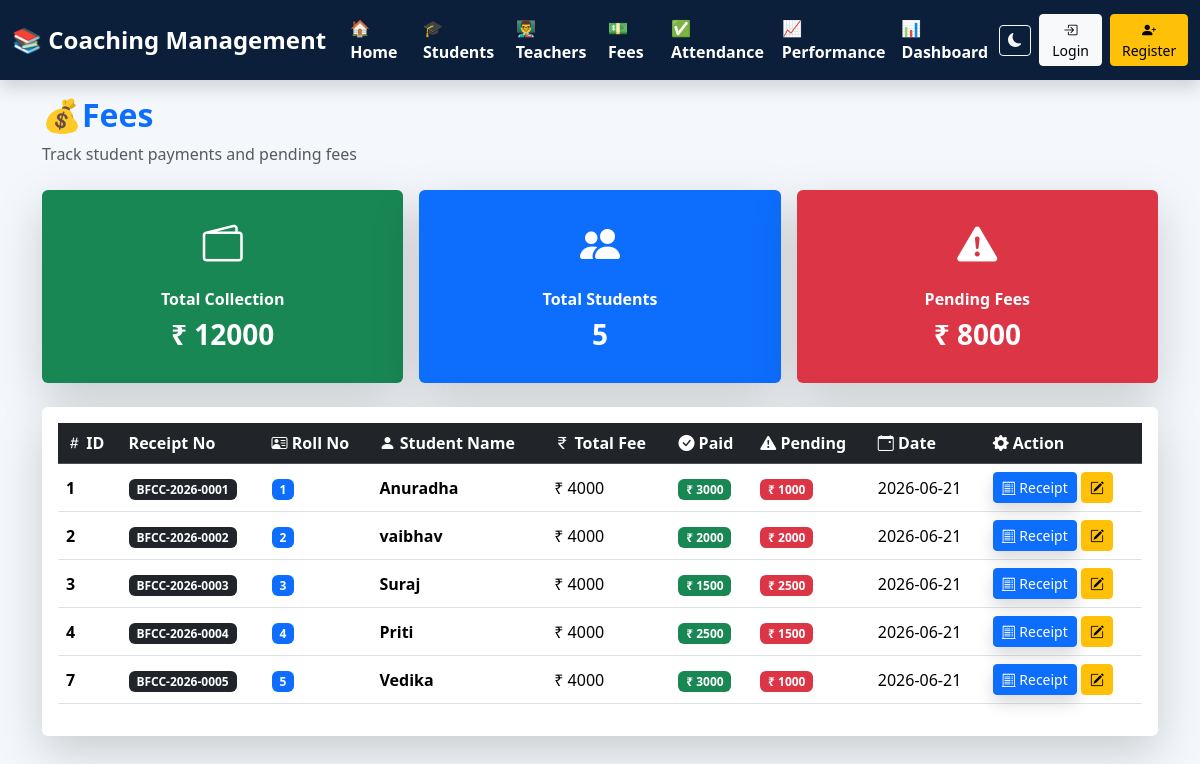
The page /fees on the database as committed earlier.
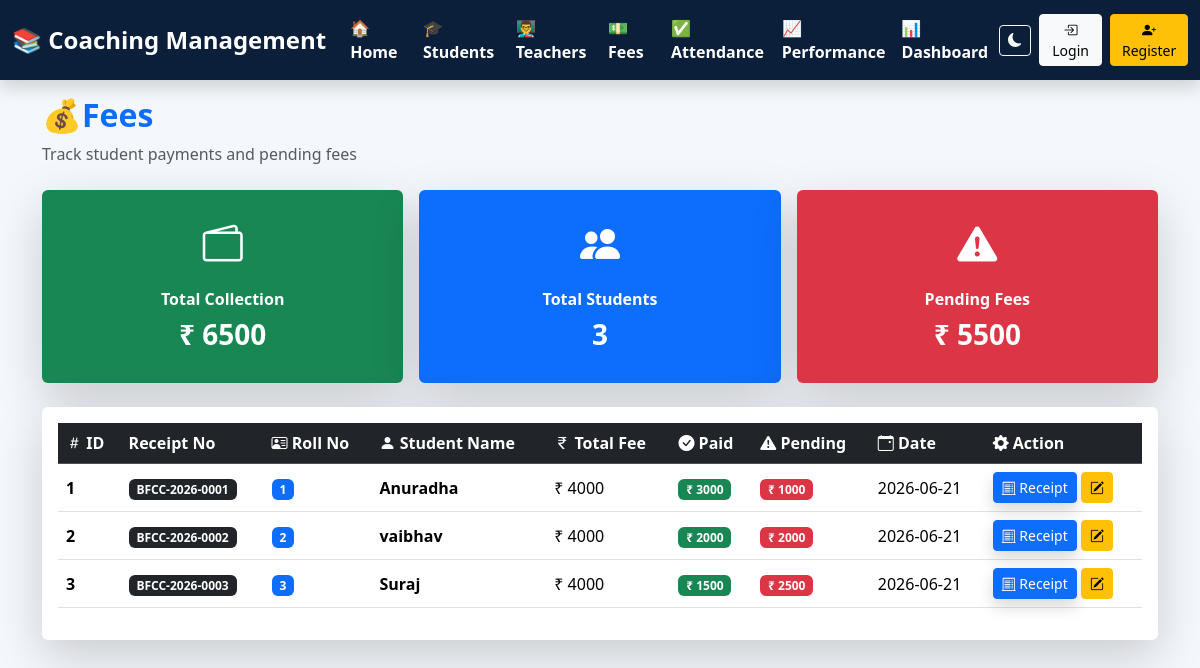
The same page on the database as committed later.
### tables this page shows
CREATE TABLE fees(

        id INTEGER PRIMARY KEY AUTOINCREMENT,
        receipt_no TEXT UNIQUE,
        student_id INTEGER NOT NULL,
        total_fee INTEGER NOT NULL,
        paid_fee INTEGER NOT NULL,
        date TEXT NOT NULL,

        FOREIGN KEY(student_id)
        REFERENCES students(id)
        ON DELETE CASCADE

    );

CREATE TABLE students(

        id INTEGER PRIMARY KEY AUTOINCREMENT,
        roll_no INTEGER UNIQUE,
        name TEXT,
        father_name TEXT,
        surname TEXT,
        mobile TEXT,
        course TEXT,
        batch TEXT,
        address TEXT,
        admission_date TEXT,
        status TEXT

    , photo TEXT DEFAULT 'default.png');

### app.py (the view)
@app.route("/fees")
def fees():
    conn = get_connection()
    fees = conn.execute("""
    SELECT
    fees.id,
    fees.receipt_no,
    students.roll_no,
    students.name,
    fees.total_fee,
    fees.paid_fee,
    fees.date

    FROM fees
    INNER JOIN students
    ON fees.student_id = students.id
    ORDER BY fees.id ASC

    """).fetchall()
    total_collection = conn.execute("""
    SELECT IFNULL(SUM(paid_fee),0)
    FROM fees
    """).fetchone()[0]
    total_students = conn.execute("""
    SELECT COUNT(*)
    FROM students
    """).fetchone()[0]
    pending_fee = conn.execute("""
    SELECT IFNULL(SUM(total_fee-paid_fee),0)
    FROM fees
    """).fetchone()[0]
    conn.close()
    return render_template(
        "fees.html",
        fees=fees,
        total_collection=total_collection,
        total_students=total_students,
        pending_fee=pending_fee,
    )

### db.py (called while the page is built)
def get_connection():
    conn = sqlite3.connect(DATABASE)
    conn.row_factory = sqlite3.Row
    conn.execute("PRAGMA foreign_keys = ON")
    return conn

### templates/fees.html (shortened to what this page needs)
{% extends "base.html" %}
{% block content %}
<div class="d-flex justify-content-between align-items-center mb-4 flex-wrap">
<div>
<h2 class="fw-bold text-primary">
💰Fees
</h2>
<p class="text-muted mb-0">
Track student payments and pending fees
</p>
</div>
</div>
<div class="row g-3 mb-4">
<div class="col-md-4">
<div class="card shadow-lg border-0 text-center p-4 bg-success text-white">
<i class="bi bi-wallet2 fs-1"></i>
<h6 class="mt-3 fw-bold">
Total Collection
</h6>
<h3 class="fw-bold">
₹ {{ total_collection }}
</h3>
</div>
</div>
<div class="col-md-4">
<div class="card shadow-lg border-0 text-center p-4 bg-primary text-white">
<i class="bi bi-people-fill fs-1"></i>
<h6 class="mt-3 fw-bold">
Total Students
</h6>
<h3 class="fw-bold">
{{ total_students }}
</h3>
</div>
</div>
<div class="col-md-4">
<div class="card shadow-lg border-0 text-center p-4 bg-danger text-white">
<i class="bi bi-exclamation-triangle-fill fs-1"></i>
<h6 class="mt-3 fw-bold">
Pending Fees
</h6>
<h3 class="fw-bold">
₹ {{ pending_fee }}
</h3>
</div>
</div>
</div>
<div class="card shadow-lg border-0 p-3">
<div class="table-responsive">
<table class="table table-hover align-middle">
<thead class="table-dark">
<tr>
<th>
<i class="bi bi-hash"></i>
ID
</th>
<th>
    Receipt No
</th>
<th>
<i class="bi bi-person-vcard"></i>
Roll No
</th>
<th>
<i class="bi bi-person-fill"></i>
Student Name
</th>
<th>
<i class="bi bi-currency-rupee"></i>
Total Fee
</th>
<th>
<i class="bi bi-check-circle-fill"></i>
Paid
</th>
<th>
<i class="bi bi-exclamation-triangle-fill"></i>
Pending
</th>
<th>
<i class="bi bi-calendar-event"></i>
Date
</th>
<th>
<i class="bi bi-gear-fill"></i>
Action
</th>
</tr>
</thead>
<tbody>
{% for f in fees %}
<tr>
<td class="fw-bold">
{{ f.id }}
</td>
<td>
    <span class="badge bg-dark">
        {{ f.receipt_no }}
    </span>
</td>
<td>
<span class="badge bg-primary">
{{ f.roll_no }}
</span>
</td>
<td class="fw-semibold">
{{ f.name }}
</td>
<td>
₹ {{ f.total_fee }}
</td>
<td>
<span class="badge bg-success">
₹ {{ f.paid_fee }}
</span>
</td>
<td>
<span class="badge bg-danger">
₹ {{ f.total_fee - f.paid_fee }}
</span>
</td>
<td>
{{ f.date }}
</td>
<td>
<a href="/fee_receipt/{{ f.id }}"
class="btn btn-primary btn-sm shadow">
<i class="bi bi-receipt-cutoff"></i>
Receipt
</a>
<a href="/edit_fee/{{ f.id }}"
class="btn btn-warning btn-sm ">
    <i class="bi bi-pencil-square"></i>
</td>
</tr>
{% endfor %}
</tbody>
</table>
</div>
</div>
{% endblock %}

### templates/base.html (shortened to what this page needs)
<!DOCTYPE html>
<html lang="en">
<head>
<link href="https://cdn.jsdelivr.net/npm/bootstrap@5.3.3/dist/css/bootstrap.min.css"
rel="stylesheet">
<link href="https://cdn.jsdelivr.net/npm/bootstrap-icons@1.11.3/font/bootstrap-icons.css"
rel="stylesheet">
</head>
<body>
<nav class="navbar navbar-expand-lg navbar-dark shadow sticky-top"
style="background-color:#0b1f3a;">
<div class="container-fluid">
<a class="navbar-brand fw-bold fs-4"
href="/">
📚 Coaching Management
</a>
<div class="collapse navbar-collapse"
id="navbarNav">
<ul class="navbar-nav me-auto mb-2 mb-lg-0">
<li class="nav-item">
<a class="nav-link fw-bold fs-6 text-white" href="/">
🏠 Home
</a>
</li>
<li class="nav-item">
<a class="nav-link fw-bold fs-6 text-white" href="/students">
🎓 Students
</a>
</li>
<li class="nav-item">
<a class="nav-link fw-bold fs-6 text-white" href="/teachers">
👨‍🏫 Teachers
</a>
</li>
<li class="nav-item">
<a class="nav-link fw-bold fs-6 text-white" href="/fees">
💵 Fees
</a>
</li>
<li class="nav-item">
<a class="nav-link fw-bold fs-6 text-white" href="/attendance">
✅ Attendance
</a>
</li>
<li class="nav-item">
<a class="nav-link fw-bold fs-6 text-white" href="{{url_for('performance')}}">
📈 Performance
</a>
</li>
<li class="nav-item">
<a class="nav-link fw-bold fs-6 text-white" href="/dashboard">
📊 Dashboard
</a>
</li>
</ul>
<button class="btn btn-outline-light btn-sm me-lg-2 mb-2 mb-lg-0"
onclick="darkMode()">
<i class="bi bi-moon-fill"></i>
</button>
{% if session.get("username") %}
<div class="dropdown">
    <button class="btn btn-dark dropdown-toggle d-flex align-items-center"
            type="button"
            data-bs-toggle="dropdown">
        <i class="bi bi-person-circle fs-5 me-2"></i>
        {{session["username"]}}
    </button>
      <ul class="dropdown-menu dropdown-menu-end shadow border-0">
        <li>
            <a href="{{ url_for('logout') }}"
               class="dropdown-item text-danger fw-semibold">
                <i class="bi bi-box-arrow-right me-2"></i>
                Logout
            </a>
        </li>
    </ul>
</div>
{% else %}
<a href="{{url_for('login')}}"
class="btn btn-light btn-sm me-2">
<i class="bi bi-box-arrow-in-right"></i>
Login
</a>
<a href="{{url_for('register')}}"
class="btn btn-warning btn-sm">
<i class="bi bi-person-plus-fill"></i>
Register
</a>
{% endif %}
</div>
</div>
</nav>
<div class="container mt-3">
{% block content %}
{% endblock %}
</div>
</body>
</html>

### templates/base.html (style rules this page uses)
body { background:#f4f7fb; transition:0.3s; }

Rows that differ between the two databases and show on the page:
removed fees: id "4", receipt_no "BFCC-2026-0004", roll_no "4", name "Priti", total_fee "4000", paid_fee "2500", f.total_fee-f.paid_fee "1500", date "2026-06-21"
removed fees: id "7", receipt_no "BFCC-2026-0005", roll_no "5", name "Vedika", total_fee "4000", paid_fee "3000", f.total_fee-f.paid_fee "1000", date "2026-06-21"
Other text that changed with them:
{{ total_collection }}: "12000" → "6500"
{{ total_students }}: "5" → "3"
{{ pending_fee }}: "8000" → "5500"
